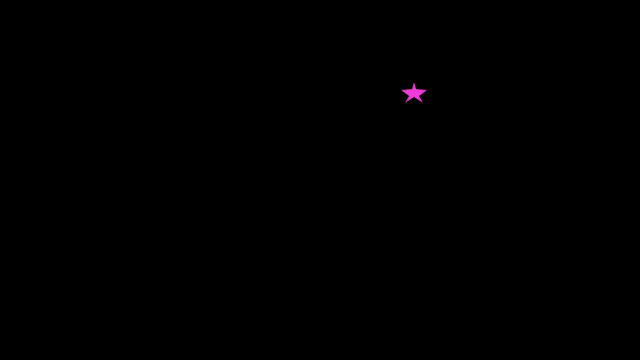
Frame 1 (no input)
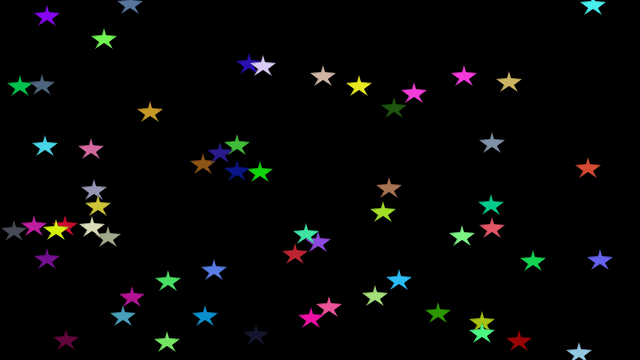
Frame 60 (the mouse pressed at the canvas centre just before this capture)
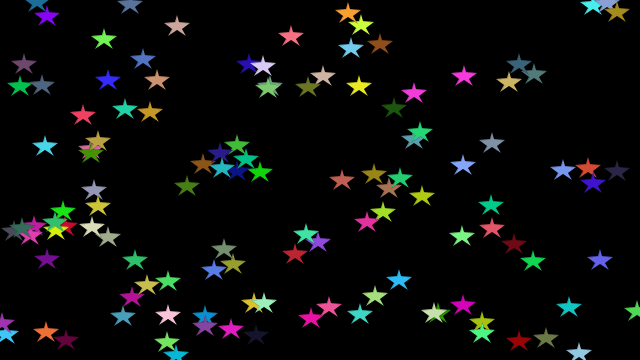
Frame 120 (the mouse held since frame 60 and released just before this capture)

The Processing sketch that drew these frames (run headless with seeded random() and noise(); from frame 60 on, the mouse is pressed at the canvas centre):

// Processing sketch: star01
// ── star01.pde

void setup() {
  size(640, 360);
  background(0);
}
void draw() {
 
  drawStar(round(random(width)), round(random(height)));
}



void drawStar(int x, int y) {
  fill(random(255), random(255), random(255));
  strokeWeight(0);

  beginShape();
  vertex(x, y-12); //1
  vertex(x+2, y-5); //2
  vertex(x+13, y-4); //3
  vertex(x+5, y+2); //4
  vertex(x+9, y+9); //5

  vertex(x, y+3); //6
  vertex(x-9, y+9); //7
  vertex(x-5, y+2); //8
  vertex(x-13, y-4); //9
  vertex(x-2, y-5); //10
  endShape(CLOSE);
}
